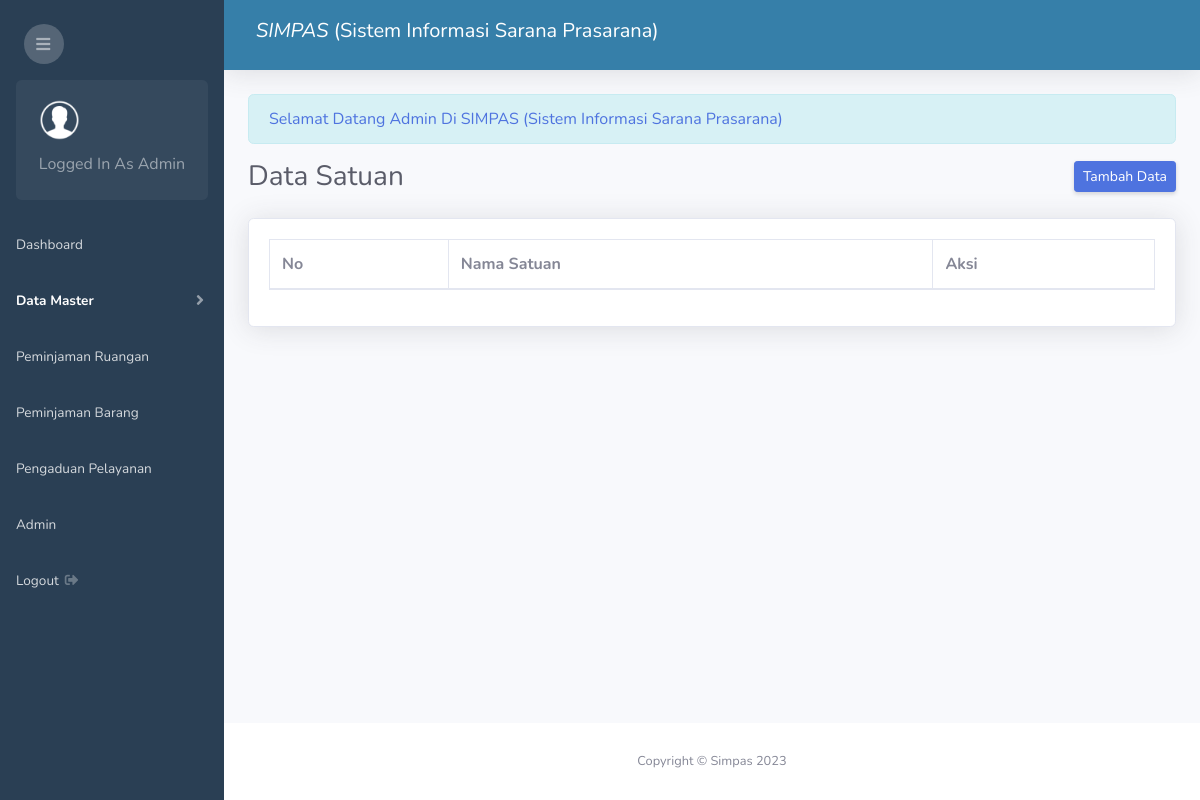
The app's page /admin.php?page=satuan (signed in), older data.
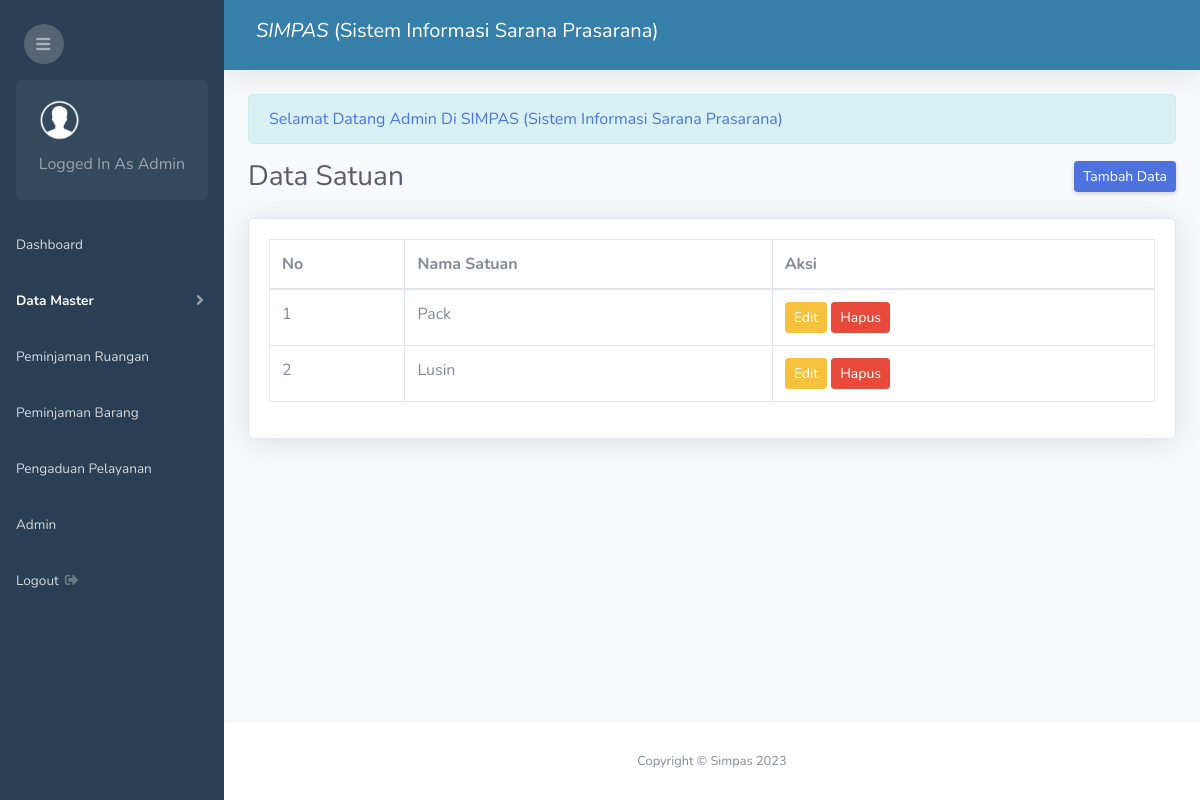
The same page, newer data.
### tables this page shows
CREATE TABLE `satuan` (
  `id_satuan` int NOT NULL,
  `nama_satuan` varchar(50) NOT NULL
);

### satuan/index.php (the view)
<div class="d-sm-flex align-items-center justify-content-between mb-4">
    <h1 class="h3 mb-0 text-gray-800">Data Satuan</h1>
    <a href="admin.php?page=tambah-satuan" class="d-none d-sm-inline-block btn btn-sm btn-primary shadow-sm"> Tambah Data</a>
</div>
<div class="card shadow mb-4">
    <div class="card-body">
        <div class="table-responsive">
            <table class="table table-bordered" id="dataTable" width="100%" cellspacing="0">
                <thead>
                    <tr>
                        <th>No</th>
                        <th>Nama Satuan</th>
                        <th>Aksi</th>
                    </tr>
                </thead>
                <tbody>
                <?php
                    $no = 1;
                    $sql = mysqli_query($conn, "SELECT * FROM satuan");
                    while($row = mysqli_fetch_assoc($sql)){
                ?>
                <tr>
                    <td><?php echo $no++ ?></td>
                    <td><?php echo $row['nama_satuan'] ?></td>
                    <td>
                        <a class="btn btn-sm btn-warning" href="admin.php?page=edit-satuan&id=<?php echo $row['id_satuan'] ?>">Edit</a>
                        <a class="btn btn-sm btn-danger" href="admin.php?page=hapus-satuan&id=<?php echo $row['id_satuan'] ?>">Hapus</a>
                    </td>
                </tr>
                <?php } ?>
                </tbody>
            </table>
        </div>
    </div>
</div>

### admin.php (shortened to what this page needs)
<!DOCTYPE html>
<html lang="en">
<head>
    <link href="assets/vendor/fontawesome-free/css/all.min.css" rel="stylesheet" type="text/css">
    <link href="assets/css/sb-admin-2.min.css" rel="stylesheet">
    <link href="assets/vendor/datatables/dataTables.bootstrap4.min.css" rel="stylesheet">
</head>
<body id="page-top">
    <div id="wrapper">
        <?php include 'sidebar.php' ?>
        <div id="content-wrapper" class="d-flex flex-column">
            <div id="content">
                <?php include 'header.php' ?>
                <div class="container-fluid">
                    <div class="row">
                        <div class="col-lg-12">
                        <?php if (isset($_SESSION['level'])) { ?>
                            <div class="alert alert-info text-capitalize text-primary" role="alert">
                                Selamat Datang <?php echo $_SESSION['level'] ?> di SIMPAS (Sistem Informasi Sarana Prasarana)
                            </div>
                        <?php } ?>
                        </div>
                    </div>
                    <?php
                        if (isset($_GET['page'])) {
                            $page = $_GET['page'];
                            switch ($page) {
                                case 'satuan':
                                    include 'satuan/index.php';
                                    break;
                            }
                        } else {
                            include 'dashboard.php';
                        }
                    ?>
                </div>
            </div>
            <footer class="sticky-footer bg-white">
                <div class="container my-auto">
                    <div class="copyright text-center my-auto">
                        <span>Copyright &copy; Simpas <?php echo date('Y') ?></span>
                    </div>
                </div>
            </footer>
        </div>
    </div>
</body>
</html>

### sidebar.php (shortened to what this page needs)
<?php
    $currentPage = isset($_GET['page']) ? $_GET['page'] : 'dashboard';
?>
<ul class="navbar-nav bg-gradient-primary sidebar sidebar-dark accordion" id="accordionSidebar">
    <div class="text-left d-none d-md-inline mt-4 ml-4">
        <button class="rounded-circle border-0" id="sidebarToggle"></button>
    </div>
    <div class="sidebar-card d-none d-lg-flex">
        <div class="flex">
            <img class="sidebar-card-illustration mb-2" src="assets/img/pp.png">
            <p class="text-center mb-2 text-capitalize">
                Logged in as <?php echo $_SESSION['level'] ?>
            </p>
        </div>
    </div>
    <li class="nav-item <?php echo $currentPage === 'dashboard' ? 'active' : '' ?>">
        <a class="nav-link" href="admin.php">
            <span>Dashboard</span>
        </a>
    </li>
    <?php if($_SESSION['level'] == 'admin'): ?>
    <li
        class="nav-item <?php echo in_array($currentPage, ['satuan', 'gedung', 'biro', 'kategori', 'barang', 'ruangan', 'user', 'dosen']) ? 'active' : '' ?>">
        <a class="nav-link collapsed" href="#" data-toggle="collapse" data-target="#collapseTwo" aria-expanded="true"
            aria-controls="collapseTwo">
            <span>Data Master</span>
        </a>
    </li>
    <?php endif; ?>
    <li class="nav-item <?php echo $currentPage === 'peminjaman-ruangan' ? 'active' : '' ?>">
        <a class="nav-link" href="admin.php?page=peminjaman-ruangan">
            <span>Peminjaman Ruangan</span>
        </a>
    </li>
    <li class="nav-item <?php echo $currentPage === 'peminjaman-barang' ? 'active' : '' ?>">
        <a class="nav-link" href="admin.php?page=peminjaman-barang">
            <span>Peminjaman Barang</span>
        </a>
    </li>
    <li class="nav-item <?php echo $currentPage === 'pengaduan' ? 'active' : '' ?>">
        <a class="nav-link" href="admin.php?page=pengaduan">
            <span>Pengaduan Pelayanan</span>
        </a>
    </li>
    <?php if($_SESSION['level'] == 'admin'): ?>
    <li class="nav-item <?php echo $currentPage === 'admin' ? 'active' : '' ?>">
        <a class="nav-link" href="admin.php?page=admin">
            <span>Admin</span>
        </a>
    </li>
    <?php endif; ?>
    <li class="nav-item">
        <a class="nav-link" href="#" data-toggle="modal" data-target="#logoutModal">
            <span>Logout</span>
            <i class="fas fa-fw fa-sign-out-alt"></i>
        </a>
    </li>
</ul>

### header.php (shortened to what this page needs)
<nav class="navbar navbar-expand navbar-light topbar mb-4 static-top shadow">
<form
    class="d-none d-sm-inline-block form-inline mr-auto ml-md-3 my-2 my-md-0 mw-100 ">
    <div class="input-group">
        <h5><i>SIMPAS</i> (Sistem Informasi Sarana Prasarana)</h5>
    </div>
</form>
</nav>

Row changes from the older to the newer data that the page shows:
added satuan: nama_satuan "Pack"
added satuan: nama_satuan "Lusin"
